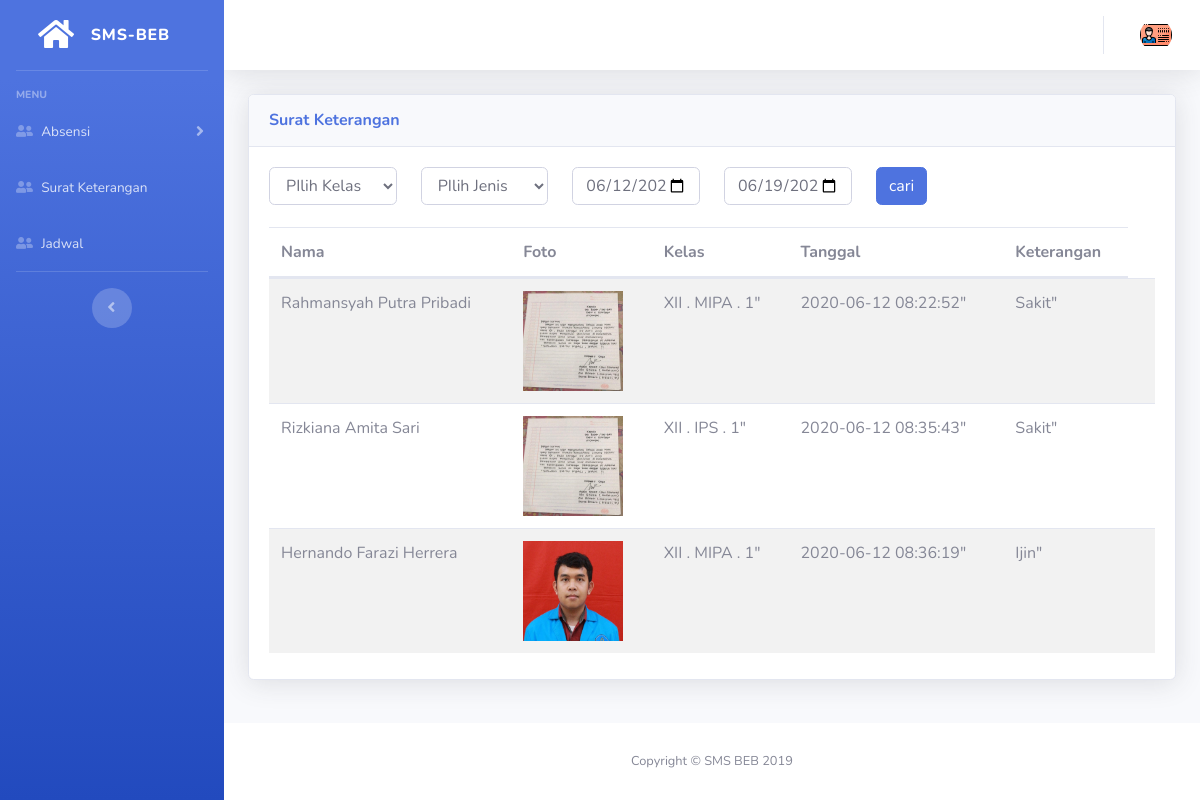
Page /index.php/guru/surat_keterangan on the committed database.
### tables this page shows
CREATE TABLE `tb_keterangan` (
  `id` int(6) NOT NULL,
  `nis` int(11) NOT NULL,
  `jenis` enum('Ijin','Sakit') NOT NULL,
  `tanggal` timestamp NOT NULL DEFAULT current_timestamp(),
  `foto` varchar(80) NOT NULL
);

CREATE TABLE `tb_siswa` (
  `nis` varchar(11) NOT NULL,
  `nama` varchar(30) NOT NULL,
  `email` varchar(50) NOT NULL,
  `password` varchar(50) NOT NULL,
  `jenis_kelamin` tinyint(1) NOT NULL,
  `id_kelas` varchar(5) NOT NULL,
  `alamat` varchar(100) NOT NULL,
  `tempat_lahir` varchar(50) NOT NULL,
  `tanggal_lahir` date NOT NULL,
  `no_hp` varchar(13) NOT NULL,
  `kode` enum('User') DEFAULT NULL,
  `foto` varchar(100) NOT NULL
);

CREATE TABLE `tb_kelas` (
  `id` varchar(5) NOT NULL,
  `nama` varchar(15) NOT NULL,
  `tipe_kelas` enum('IPA','IPS') NOT NULL
);

### application/views/guru/layout/content.php (called while the page is built)
<?php
include str_replace("system", "application/views/guru/content", BASEPATH)."/$content.php";
 ?>

### application/controllers/guru/Surat_keterangan.php (called while the page is built, shortened)
<?php
class Surat_Keterangan extends CI_Controller {
	function __construct()
  	{
		$this->low = "tb_keterangan";
    }
    public function index(){
		$data['title'] = "Data $this->low";
        $data['content'] = "$this->low/index";
        $where = "";
        $data['kelas'] = $this->db->query("SELECT distinct(tk.nama),tk.id,tk.tipe_kelas FROM tb_kelas tk JOIN tb_jadwal tj ON tk.id=tj.id_kelas WHERE tj.nip='$_SESSION[nip]'")->result_array();
		$data['list'] = $this->db->query("SELECT tk.*, ts.nama, ts.nis, tkls.nama as kelas FROM tb_keterangan tk JOIn tb_siswa ts ON tk.nis=ts.nis JOIn tb_kelas tkls ON ts.id_kelas=tkls.id $where")->result_array();
        $this->load->view('guru/index',$data);
    }
}

### index.php (called while the page is built, shortened)
<?php
require_once BASEPATH.'core/CodeIgniter.php';

### application/views/guru/content/tb_keterangan/index.php (the view, shortened to what this page needs)
<div class="container-fluid">
  <div class="card shadow mb-4">
    <div class="card-header py-3">
      <h6 class="m-0 font-weight-bold text-primary datatable">Surat Keterangan</h6>
    </div>
    <div class="card-body">
    <form action="" method="POST">
        <div class="row">
          <div class="form-group col-md-2">
            <select name="kelas" id="" class="form-control">
            <option value="">PIlih Kelas</option>
            </select>
          </div>
          <div class="form-group col-md-2">
            <select name="jenis" id="" class="form-control">
              <option value="">PIlih Jenis</option>
            </select>
          </div>
          <div class="form-group col-md-4">
            <div class="row">
                <div class="col-md-6">
                  <input type="date" name="start_date" value="<?= date("Y-m-d") ?>" placeholder="tanggal awal" class="form-control">
                </div>
                <div class="col-md-6">
                  <input type="date" name="end_date"  value="<?= date("Y-m-d", strtotime("+7days")) ?>" placeholder="tanggal akhir" class="form-control">
                </div>
            </div>
          </div>
          <div class="form-group col-md-1">
                <input type="submit" name="cari" value="cari" class="btn btn-primary btn-block">
          </div>
        </div>
      </form>
      <div class="table-responsive">
          <table class="table table-striped" width="100%">
             <thead>
                <tr>
                      <th>Nama</th>
                      <th>Foto</th>
                      <th>Kelas</th>
                      <th>Tanggal</th>
                      <th>Keterangan</th>
                </tr>
             </thead>
             <tbody>
          <?php
          foreach ($list as $data) {
            ?>
            <tr>
              <td><?=$data['nama']?></td>
              <td><a class="image-link" href='<?= base_url() ?>foto/surat/<?= $data['foto']?>'><img src='<?= base_url() ?>foto/surat/<?= $data['foto']?>' width='100' height='100'></a></td>
              <td><?=$data['kelas']?>"</td>
              <td><?=$data['tanggal']?>"</td>
              <td><?=$data['jenis']?>"</td>
              <td>
              </td>
              </tr>
              <?php
          }
          ?>
          </tbody>
          </table>
      </div>
    </div>
  </div>
</div>

### rows in the picture
tb_keterangan: tb_siswa.nama "Rahmansyah Putra Pribadi", foto (picture), tb_kelas.nama "XII . MIPA . 1", tanggal "2020-06-12 08:22:52", jenis "Sakit"
tb_keterangan: tb_siswa.nama "Rizkiana Amita Sari", foto (picture), tb_kelas.nama "XII . IPS . 1", tanggal "2020-06-12 08:35:43", jenis "Sakit"
tb_keterangan: tb_siswa.nama "Hernando Farazi Herrera", foto (picture), tb_kelas.nama "XII . MIPA . 1", tanggal "2020-06-12 08:36:19", jenis "Ijin"
